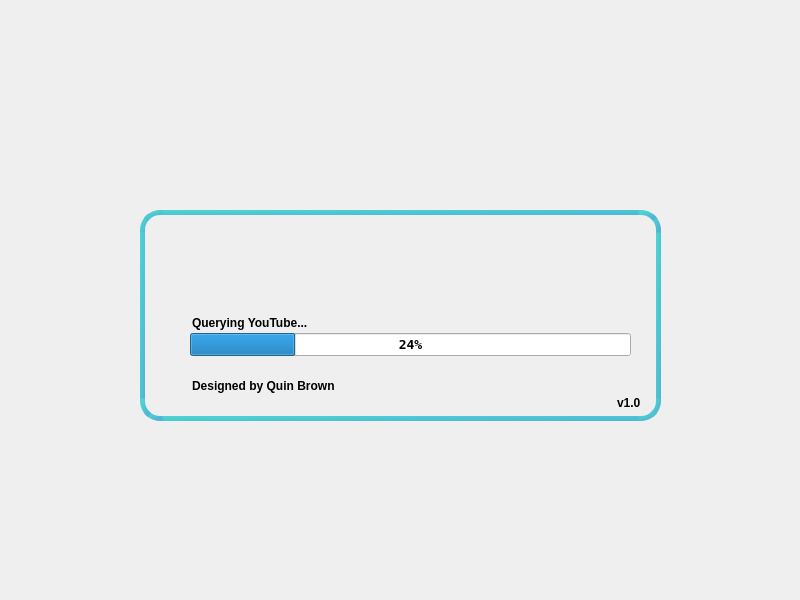
<?xml version="1.0" encoding="UTF-8"?>
<ui version="4.0">
 <class>Splash_Window</class>
 <widget class="QMainWindow" name="Splash_Window">
  <property name="geometry">
   <rect>
    <x>0</x>
    <y>0</y>
    <width>800</width>
    <height>600</height>
   </rect>
  </property>
  <property name="windowTitle">
   <string>MainWindow</string>
  </property>
  <widget class="QWidget" name="centralwidget">
   <widget class="QFrame" name="transparent_frame">
    <property name="geometry">
     <rect>
      <x>70</x>
      <y>90</y>
      <width>651</width>
      <height>381</height>
     </rect>
    </property>
    <property name="font">
     <font>
      <family>Inconsolata</family>
      <weight>75</weight>
      <bold>true</bold>
     </font>
    </property>
    <property name="styleSheet">
     <string notr="true">image: url(:/icons/assets/ConverTube_Logo.png);</string>
    </property>
    <property name="frameShape">
     <enum>QFrame::NoFrame</enum>
    </property>
    <property name="frameShadow">
     <enum>QFrame::Raised</enum>
    </property>
    <widget class="QProgressBar" name="progressBar">
     <property name="geometry">
      <rect>
       <x>120</x>
       <y>243</y>
       <width>441</width>
       <height>23</height>
      </rect>
     </property>
     <property name="font">
      <font>
       <pointsize>10</pointsize>
       <weight>75</weight>
       <bold>true</bold>
      </font>
     </property>
     <property name="styleSheet">
      <string notr="true">color: qlineargradient(spread:pad, x1:0, y1:0, x2:1, y2:1, stop:0 rgba(76, 214, 207, 255), stop:1 rgba(79, 181, 214, 255));</string>
     </property>
     <property name="value">
      <number>24</number>
     </property>
     <property name="orientation">
      <enum>Qt::Horizontal</enum>
     </property>
     <property name="invertedAppearance">
      <bool>false</bool>
     </property>
     <property name="textDirection">
      <enum>QProgressBar::TopToBottom</enum>
     </property>
    </widget>
   </widget>
   <widget class="QFrame" name="splash_frame">
    <property name="geometry">
     <rect>
      <x>140</x>
      <y>210</y>
      <width>521</width>
      <height>211</height>
     </rect>
    </property>
    <property name="font">
     <font>
      <weight>50</weight>
      <bold>false</bold>
     </font>
    </property>
    <property name="styleSheet">
     <string notr="true">border: 5px solid qlineargradient(spread:pad, x1:0, y1:0, x2:1, y2:1, stop:0 rgba(76, 214, 207, 255), stop:1 rgba(79, 181, 214, 255));
border-radius: 20px;</string>
    </property>
    <property name="frameShape">
     <enum>QFrame::Box</enum>
    </property>
    <property name="frameShadow">
     <enum>QFrame::Raised</enum>
    </property>
   </widget>
   <widget class="QLabel" name="status_text">
    <property name="geometry">
     <rect>
      <x>192</x>
      <y>313</y>
      <width>171</width>
      <height>20</height>
     </rect>
    </property>
    <property name="font">
     <font>
      <weight>75</weight>
      <bold>true</bold>
     </font>
    </property>
    <property name="text">
     <string>&lt;html&gt;&lt;head/&gt;&lt;body&gt;&lt;p&gt;Querying YouTube...&lt;/p&gt;&lt;/body&gt;&lt;/html&gt;</string>
    </property>
   </widget>
   <widget class="QLabel" name="author_text">
    <property name="geometry">
     <rect>
      <x>192</x>
      <y>370</y>
      <width>161</width>
      <height>31</height>
     </rect>
    </property>
    <property name="font">
     <font>
      <weight>75</weight>
      <bold>true</bold>
     </font>
    </property>
    <property name="text">
     <string>Designed by Quin Brown</string>
    </property>
   </widget>
   <widget class="QLabel" name="version_text">
    <property name="geometry">
     <rect>
      <x>617</x>
      <y>377</y>
      <width>31</width>
      <height>51</height>
     </rect>
    </property>
    <property name="font">
     <font>
      <weight>75</weight>
      <bold>true</bold>
     </font>
    </property>
    <property name="text">
     <string>v1.0</string>
    </property>
   </widget>
  </widget>
 </widget>
 <resources>
  <include location="asset_loader.qrc"/>
 </resources>
 <connections/>
</ui>
